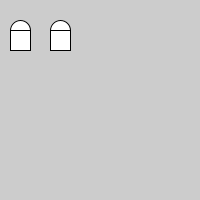
Frame 1 (no input)
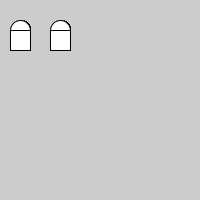
Frame 60 (the mouse pressed at the canvas centre just before this capture)
Frame 120 (the mouse held since frame 60 and released just before this capture): identical to frame 60, image omitted

The Processing sketch that drew these frames (run headless with seeded random() and noise(); from frame 60 on, the mouse is pressed at the canvas centre):

// Processing sketch: sketch_251030b
// ── sketch_251030b.pde
class Shape {
  int x;
  int y;
  
  void drawShape() {
    ellipse(x,y,20,20);
    rectMode(CENTER);
    rect(x,y+10,20,20);
  }
}

// New Shapes
Shape shape1;
Shape shape2;

void setup() {
  size(200,200);
  
  // Shape 1
  shape1 = new Shape();
  shape1.x = 20;
  shape1.y = 30;
  
  // Shape 2
  
  shape2 = new Shape();
  shape2.x = 60;
  shape2.y = 30;
}

void draw () {
  shape1.drawShape();
  shape2.drawShape();
}
